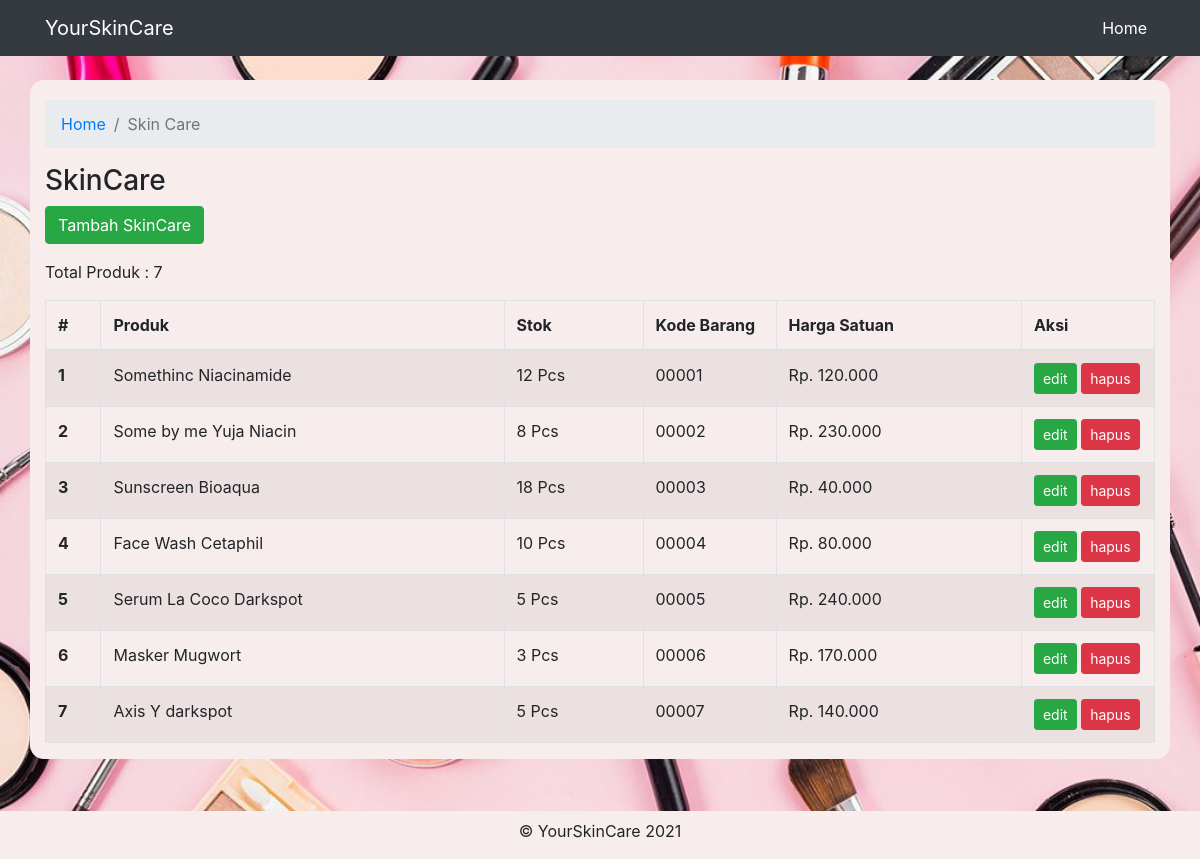
The page / on the database its author committed.
### tables this page shows
CREATE TABLE `produk` (
  `id_produk` int(11) NOT NULL,
  `kode_produk` varchar(100) NOT NULL,
  `nama_produk` varchar(225) NOT NULL,
  `stok_produk` int(11) NOT NULL,
  `harga_satuan` int(11) NOT NULL
);

### index.php (the view, shortened to what this page needs)
<?php
include "function.php";
$produk = $conn->query("SELECT * FROM produk ORDER BY id_produk ASC");
$num = mysqli_num_rows($produk);
?>
<!doctype html>
<html lang="en">
  <head>
    <link rel="stylesheet" href="https://cdn.jsdelivr.net/npm/bootstrap@4.6.0/dist/css/bootstrap.min.css">
  </head>
  <body background="img/kosmetik2.jpg" style="background-repeat: no-repeat;background-size: cover;background-position: center;background-attachment: fixed;height: 100%">
    <nav class="navbar navbar-expand-lg navbar-dark bg-dark mb-3">
        <div class="container">
          <a class="navbar-brand" href="#">YourSkinCare</a>
          <div class="collapse navbar-collapse" id="navbarNavAltMarkup">
            <div class="navbar-nav ml-auto">
              <a class="nav-link active" href="#">Home</a>
            </div>
          </div>
        </div>
    </nav>
    <main>
        <div class="container mt-4" style="background-color : #f8eded;border-radius: 14px">
            <nav aria-label="breadcrumb mt-2" style="padding-top: 20px">
              <ol class="breadcrumb">
                <li class="breadcrumb-item"><a href="#">Home</a></li>
                <li class="breadcrumb-item active" aria-current="page">Skin Care</li>
              </ol>
            </nav>
            <h3>SkinCare</h3>
            <a href="" class="btn btn-success mb-3" data-toggle="modal" data-target="#tambah">Tambah SkinCare</a>
            <p>Total Produk : <?= $num; ?></p>
            <div class="table-responsive">
            <table class="table table-hover table-striped table-bordered">
              <thead>
                <tr>
                  <th scope="col" width="5%">#</th>
                  <th scope="col">Produk</th>
                  <th scope="col">Stok</th>
                  <th scope="col" width="12%">Kode Barang</th>
                  <th scope="col">Harga Satuan</th>
                  <th scope="col" width="12%">Aksi</th>
                </tr>
              </thead>
              <tbody>
                <?php if($num == 0) : ?>
                <tr>
                    <td colspan="6" class="text-center">Produk Kosong !</td>
                </tr>
                <?php else: ?>
                <?php $no = 1; foreach ($produk as $row) : ?>
                <tr>
                  <th scope="row"><?= $no++; ?></th>
                  <td><?= $row['nama_produk']; ?></td>
                  <td><?= $row['stok_produk']; ?> Pcs</td>
                  <td><?= $row['kode_produk']; ?></td>
                  <td>Rp. <?= number_format($row['harga_satuan'],0,',','.'); ?></td>
                  <td>
                      <a href="" class="btn btn-sm btn-success" data-toggle="modal" data-target="#edit<?= $row['id_produk']; ?>">edit</a>
                      <a href="hapusproduk.php?id_produk=<?= $row["id_produk"]; ?>" onclick="return confirm('yakin?');" class="btn btn-sm btn-danger">hapus</a>
                  </td>
                </tr>
                <?php endforeach; ?>
                <?php endif; ?>
            </tbody>
        </table>
        </div>
        </div>
    </main>
    <footer class="fixed-bottom" style="background-color: #f8eded">
        <p class="text-center mt-2">&copy; YourSkinCare <?= date('Y'); ?></p>
    </footer>
  </body>
</html>

### rows shown on the page
produk: nama_produk "Somethinc Niacinamide", stok_produk "12", kode_produk "00001", harga_satuan "120.000"
produk: nama_produk "Some by me Yuja Niacin", stok_produk "8", kode_produk "00002", harga_satuan "230.000"
produk: nama_produk "Sunscreen Bioaqua", stok_produk "18", kode_produk "00003", harga_satuan "40.000"
produk: nama_produk "Face Wash Cetaphil", stok_produk "10", kode_produk "00004", harga_satuan "80.000"
produk: nama_produk "Serum La Coco Darkspot", stok_produk "5", kode_produk "00005", harga_satuan "240.000"
produk: nama_produk "Masker Mugwort", stok_produk "3", kode_produk "00006", harga_satuan "170.000"
produk: nama_produk "Axis Y darkspot", stok_produk "5", kode_produk "00007", harga_satuan "140.000"

### other values the page prints
$num "7"
